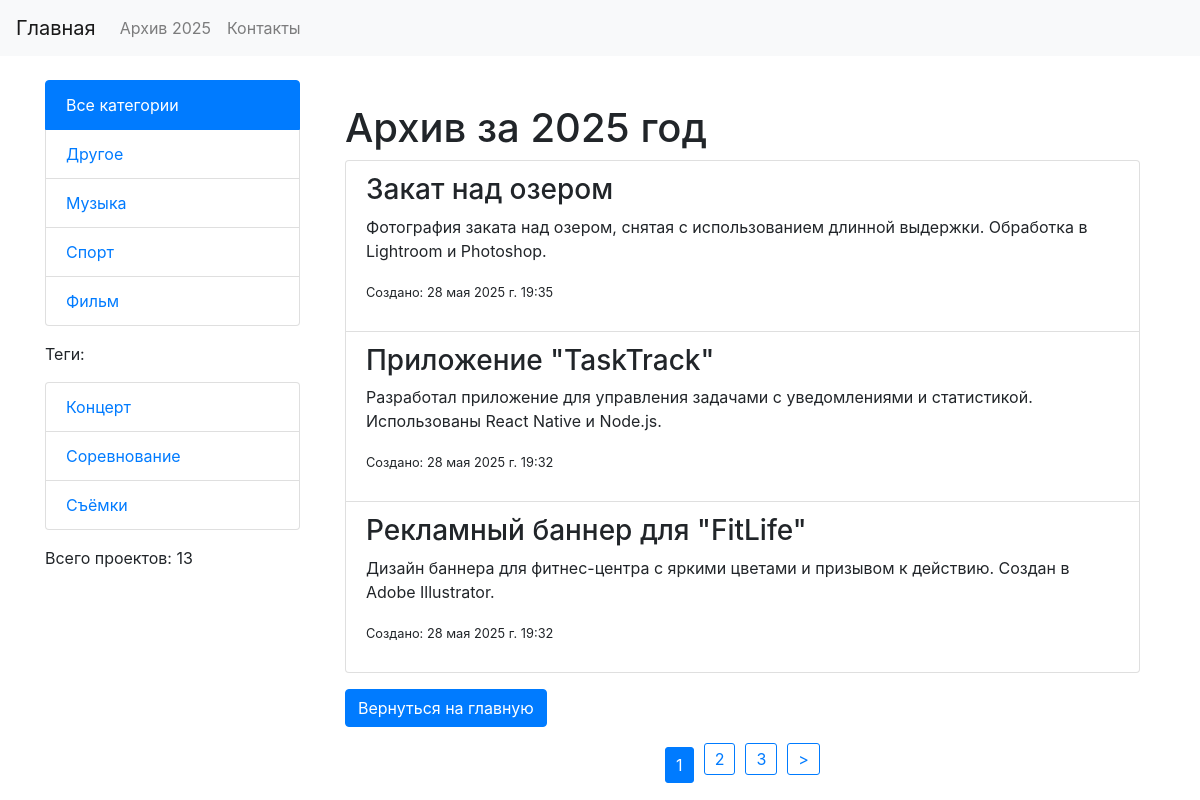
Screenshot of /archive/2025/ with the database file from the repository.
### portfolio/models.py (models this page shows, shortened)
class Category(models.Model):
    name = models.CharField("Название категории", max_length=100, db_index=True)
    slug = models.SlugField("Слаг", max_length=255, unique=True, db_index=True)
    class Meta:
        verbose_name = 'Категория'
        verbose_name_plural = 'Категории'

class Tag(models.Model):
    name = models.CharField("Название тега", max_length=100, db_index=True)
    slug = models.SlugField("Слаг", max_length=255, unique=True, db_index=True)
    class Meta:
        verbose_name = 'Тег'
        verbose_name_plural = 'Теги'

class PortfolioItem(models.Model):
    title = models.CharField("Название", max_length=255)
    description = models.TextField("Описание")
    image = models.ImageField("Изображение", upload_to='portfolio_images/', blank=True, null=True)
    created_at = models.DateTimeField("Дата создания", auto_now_add=True)
    updated_at = models.DateTimeField("Дата обновления", auto_now=True)
    slug = models.SlugField(max_length=255, unique=True, blank=True, null=True)
    is_published = models.BooleanField("Опубликовано", default=True)
    category = models.ForeignKey(
        Category,
        on_delete=models.PROTECT,
        related_name='portfolio_items',
        verbose_name="Категория",
        null=True,  # Временно, чтобы избежать ошибок
    )
    tags = models.ManyToManyField(
        Tag,
        blank=True,
        related_name='portfolio_items',
        verbose_name="Теги"
    )
    client = models.OneToOneField(
        Client,
        on_delete=models.SET_NULL,
        null=True,
        blank=True,
        related_name='portfolio_item',
        verbose_name="Клиент"
    )
    class Meta:
        verbose_name = 'Элемент портфолио'
        verbose_name_plural = 'Элементы портфолио'
    objects = models.Manager()
    published = PublishedManager()

### portfolio/views.py (the view)
# urls.py: path('archive/<yyyy:year>/', views.ArchiveByYearView.as_view(), name='archive_by_year'),
class ArchiveByYearView(DataMixin, ListView):
    model = PortfolioItem
    template_name = 'portfolio/archive.html'
    context_object_name = 'items'
    allow_empty = True
    def get_queryset(self):
        year = self.kwargs['year']
        if year > datetime.now().year:
            return PortfolioItem.objects.none()
        return PortfolioItem.objects.filter(created_at__year=year).order_by('-created_at')
    def get_context_data(self, **kwargs):
        context = super().get_context_data(**kwargs)
        year = self.kwargs['year']
        return self.get_mixin_context(context, title=f'Архив за {year} год', year=year)

### portfolio/converters.py (called while the page is built)
    def to_python(self, value):
        return int(value)

    def to_url(self, value):
        return f"{value:04d}"

### portfolio/templatetags/portfolio_tags.py (called while the page is built)
@register.simple_tag
def portfolio_count():
    return PortfolioItem.objects.count()

@register.inclusion_tag('portfolio/partial_categories.html')
def show_categories(selected_cat_slug=None):
    categories = Category.objects.annotate(total=Count('portfolio_items')).filter(total__gt=0)
    return {'categories': categories, 'selected_cat_slug': selected_cat_slug}

@register.inclusion_tag('portfolio/partial_tags.html')
def show_tags():
    tags = Tag.objects.annotate(total=Count('portfolio_items')).filter(total__gt=0)
    return {'tags': tags}

### portfolio/utils.py (called while the page is built)
    def get_mixin_context(self, context, **kwargs):
        if self.title_page:
            context['title'] = self.title_page
        context['menu'] = menu
        context.update(kwargs)
        return context

### templates/portfolio/archive.html (shortened to what this page needs)
{% extends 'portfolio/base.html' %}
{% block content %}
<div class="container mt-4">
  <h1>Архив за {{ year }} год</h1>
  {% if items %}
    <ul class="list-group">
      {% for item in items %}
        <li class="list-group-item">
          <h3>{{ item.title }}</h3>
          <p>{{ item.description }}</p>
          <p><small>Создано: {{ item.created_at }}</small></p>
        </li>
      {% endfor %}
    </ul>
  {% else %}
    <p>Нет записей за {{ year }} год.</p>
  {% endif %}
  <a href="{% url 'portfolio:portfolio_list' %}" class="btn btn-primary mt-3">Вернуться на главную</a>
</div>
{% endblock %}

### templates/portfolio/partial_categories.html
{% if categories %}
<ul class="list-group mb-3">
  {% if not selected_cat_slug %}
    <li class="list-group-item active">Все категории</li>
  {% else %}
    <li class="list-group-item"><a href="{% url 'portfolio:portfolio_list' %}">Все категории</a></li>
  {% endif %}
  {% for cat in categories %}
    <li class="list-group-item {% if cat.slug == selected_cat_slug %}active{% endif %}">
      <a href="{% url 'portfolio:category_detail' cat.slug %}">{{ cat.name }}</a>
    </li>
  {% endfor %}
</ul>
{% endif %}

### templates/portfolio/partial_tags.html
{% if tags %}
<p>Теги:</p>
<ul class="list-group mb-3">
  {% for tag in tags %}
    <li class="list-group-item">
      <a href="{% url 'portfolio:tag_detail' tag.slug %}">{{ tag.name }}</a>
    </li>
  {% endfor %}
</ul>
{% endif %}

### rows the page displays
Category: name "Другое"
Category: name "Музыка"
Category: name "Спорт"
Category: name "Фильм"
Tag: name "Концерт"
Tag: name "Соревнование"
Tag: name "Съёмки"
PortfolioItem: title "Закат над озером", description "Фотография заката над озером, снятая с использованием длинной выдержки. Обработка в Lightroom и Photoshop.", created_at "28 мая 2025 г. 19:35"
PortfolioItem: title "Приложение \"TaskTrack\"", description "Разработал приложение для управления задачами с уведомлениями и статистикой. Использованы React Native и Node.js.", created_at "28 мая 2025 г. 19:32"
PortfolioItem: title "Рекламный баннер для \"FitLife\"", description "Дизайн баннера для фитнес-центра с яркими цветами и призывом к действию. Создан в Adobe Illustrator.", created_at "28 мая 2025 г. 19:32"

### other values shown
{{ year }} "2025"
{{ p }} "1"
{{ p }} "2" "3"
